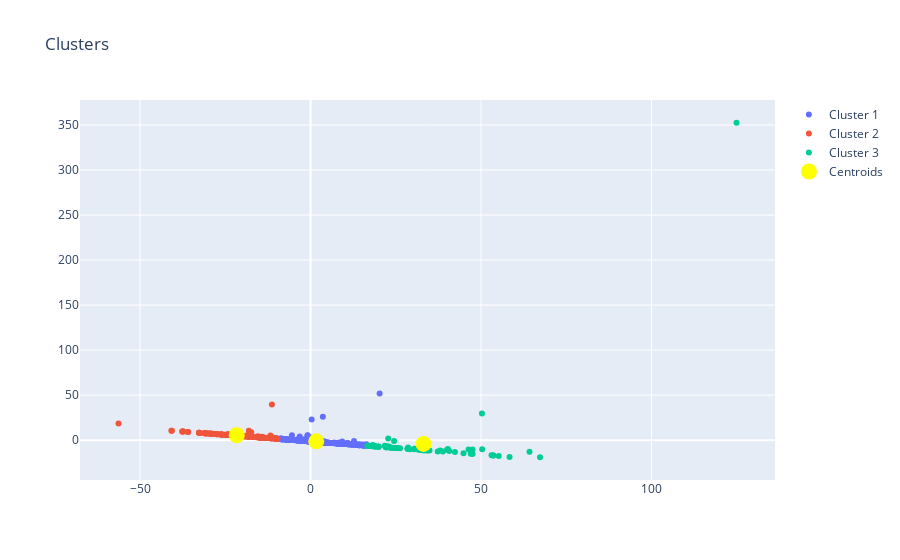

Notebook source saved alongside this figure:
### Code cell
number_clusters = 3
kmeans = KMeans(n_clusters = number_clusters, init = array, random_state = random_state,n_init=10, max_iter=1000)
y_kmeans = kmeans.fit_predict(X)

# Visualising the clusters

fig = go.Figure()

fig.add_trace(go.Scatter(x=X[y_kmeans == 0, 0], y=X[y_kmeans == 0, 1], name='Cluster 1', mode='markers'))
fig.add_trace(go.Scatter(x=X[y_kmeans == 1, 0], y=X[y_kmeans == 1, 1], name='Cluster 2', mode='markers'))
fig.add_trace(go.Scatter(x=X[y_kmeans == 2, 0], y=X[y_kmeans == 2, 1], name='Cluster 3', mode='markers'))
fig.add_trace(go.Scatter(x=X[y_kmeans == 3, 0], y=X[y_kmeans == 3, 1], name='Cluster 4', mode='markers'))
#fig.add_trace(go.Scatter(x=X[y_kmeans == 4, 0], y=X[y_kmeans == 4, 1], name='Cluster 5', mode='markers'))
#fig.add_trace(go.Scatter(x=X[y_kmeans == 5, 0], y=X[y_kmeans == 5, 1], name='Cluster 6', mode='markers'))
#fig.add_trace(go.Scatter(x=X[y_kmeans == 6, 0], y=X[y_kmeans == 6, 1], name='Cluster 7', mode='markers'))#comment the lines if you chose less clusters
#fig.add_trace(go.Scatter(x=X[y_kmeans == 7, 0], y=X[y_kmeans == 7, 1], name='Cluster 8', mode='markers'))
#fig.add_trace(go.Scatter(x=X[y_kmeans == 8, 0], y=X[y_kmeans == 8, 1], name='Cluster 9', mode='markers'))
#fig.add_trace(go.Scatter(x=X[y_kmeans == 9, 0], y=X[y_kmeans == 9, 1], name='Cluster 10', mode='markers'))#add more lines if you chose more clusters

fig.add_trace(go.Scatter(x=kmeans.cluster_centers_[:, 0], y=kmeans.cluster_centers_[:, 1], name='Centroids', 
                         mode='markers', marker_color="rgb(255,255,0)", marker=dict(size=16)))

fig.update_layout(title='Clusters')

fig.show()

### Figure 1 — Plotly figure (JSON) as saved in the notebook; plotly's stock layout.template omitted (floating-point values rounded to 4 significant figures; data arrays with more than 128 entries replaced by an {"elided": "..."} marker saying what was removed)
{"data": [{"mode": "markers", "name": "Cluster 1", "type": "scatter", "x": {"elided": "346 float values"}, "y": {"elided": "346 float values"}}, {"mode": "markers", "name": "Cluster 2", "type": "scatter", "x": {"elided": "137 float values"}, "y": {"elided": "137 float values"}}, {"mode": "markers", "name": "Cluster 3", "type": "scatter", "x": [19.03, 32.62, 16.66, 58.37, 47.51, 32.17, 55.19, 40.7, 22.78, 19.95, 44.86, 19.9, 40.29, 33.29, 23.75, 24.64, 34.89, 33.0, 22.94, 20.01, 18.58, 124.9, 38.81, 30.47, 25.69, 22.07, 28.64, 19.07, 64.22, 22.31, 16.97, 22.38, 25.24, 17.4, 23.92, 22.12, 28.62, 42.34, 33.72, 18.23, 33.25, 34.36, 23.03, 50.27, 46.34, 25.22, 18.33, 22.37, 21.8, 23.66, 47.0, 26.25, 47.52, 29.18, 19.25, 28.39, 34.18, 30.42, 38.02, 31.63, 67.31, 53.65, 40.02, 24.5, 53.09, 37.3, 50.33, 53.52, 18.59, 18.15, 33.63, 17.68], "y": [-6.952, -10.39, -6.225, -18.79, -10.36, -10.92, -17.59, -12.05, 1.835, -7.186, -14.41, -7.171, -9.801, -11.09, -8.316, -8.683, -11.51, -11.2, -7.043, -7.212, -6.798, 352.5, -12.68, -9.451, -8.835, -7.824, -9.681, -6.974, -12.84, -7.841, -6.328, -6.684, -8.75, -6.473, -8.37, -7.843, -8.114, -13.23, -11.17, -5.481, -11.29, -11.38, -8.218, 29.64, -10.26, -8.745, -6.713, -7.863, -6.171, -8.289, -15.05, -9.081, -15.44, -10.07, -6.956, -9.662, -11.32, -10.21, -11.53, -10.61, -18.98, -17.0, -10.77, -1.062, -16.82, -12.51, -10.0, -17.08, -6.804, -6.657, -11.21, -6.567]}, {"mode": "markers", "name": "Cluster 4", "type": "scatter", "x": [], "y": []}, {"marker": {"color": "rgb(255,255,0)", "size": 16}, "mode": "markers", "name": "Centroids", "type": "scatter", "x": [1.671, -21.64, 33.15], "y": [-1.277, 5.433, -4.203]}], "layout": {"title": {"text": "Clusters"}}}
